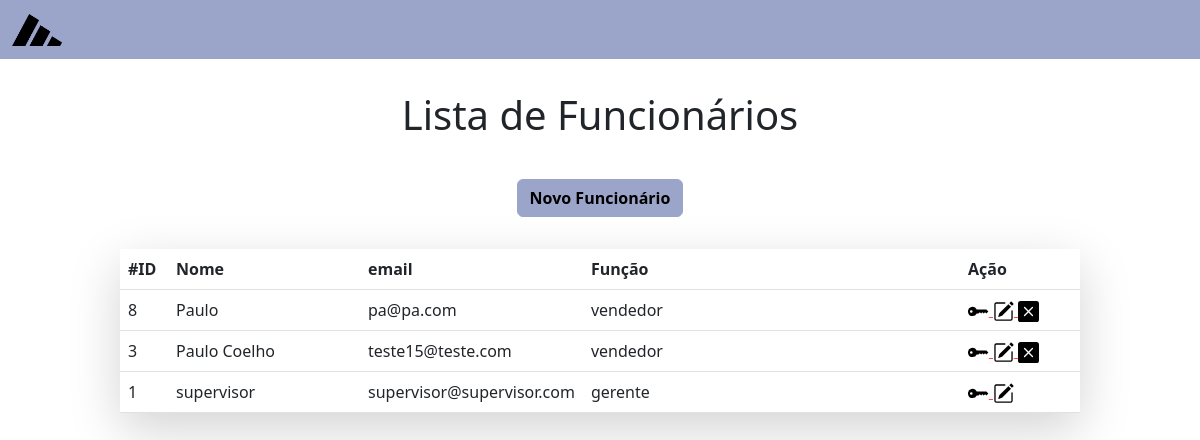
The page /admin/listarFuncionario.php (signed in) on the database its author committed.
### tables this page shows
CREATE TABLE `tbfunc` (
  `idFunc` int(11) NOT NULL,
  `ativo` char(1) NOT NULL,
  `email` varchar(250) NOT NULL,
  `senha` varchar(250) NOT NULL,
  `nome` varchar(50) NOT NULL,
  `funcao` varchar(30) NOT NULL
);

### admin/listarFuncionario.php (the view, shortened to what this page needs)
<?php
$conexao = mysqli_connect("localhost", "root", "", "adibas");
if ($_SESSION["funcao"] === "gerente") {
	$sql = "SELECT * FROM `tbFunc` where `ativo`='s' order by nome";
} else {
	$sql = "SELECT * FROM `tbFunc` where idFunc='" . $_SESSION["idFunc"] . "'";
}
$resultado = mysqli_query($conexao, $sql);
?>
<!DOCTYPE html>
<html lang="pt-br">
<head>
	<link rel="stylesheet" href="../style/style.css" />
	<link rel="stylesheet" href="../style/style2.css" />
	<link rel="stylesheet" href="../style/styleadm.css">
</head>
<body>
	<nav class="navbar bg-secondary" style="flex-wrap: nowrap">
		<div class="container-fluid" style="margin: 0">
			<a class="navbar-brand" href="index.php"><img src="../imagens/Adibas.png" alt="Logo" width="50" height="32"></a>
		</div>
	</nav>
	<div class="center-prod">
		<h1 align='center'>Lista de Funcionários</h1>
		<?php
		if ($_SESSION["funcao"] === "gerente") { ?>
			<form action="incluirFuncionario.php" style="margin: 2rem;">
				<button class="btn btn-secondary" type='submit'>Novo Funcionário</button>
			</form><?php
				} ?>
		<table align=center class="table table-hover shadow-lg" style="width: 80% !important;">
			<thead>
				<tr>
					<th>#ID</th>
					<th>Nome</th>
					<th>email</th>
					<th>Função</th>
					<th>Ação</th>
				</tr>
			</thead>
			<tbody>
				<?php
				while ($linha = mysqli_fetch_array($resultado)) {
					echo "<tr>";
					echo "<td width='5%'>" . $linha["idFunc"] . "</td>";
					echo "<td width='20%'>" . $linha["nome"] . "</td>";
					echo "<td width='15%'>" . $linha["email"] . "</td>";
					echo "<td>" . $linha["funcao"] . "</td>";
					$dados = "idFunc=" . $linha["idFunc"] .
						"&nome=" . $linha["nome"] .
						"&email=" . $linha["email"] .
						"&funcao=" . $linha["funcao"];
					echo	"<td width=120>" .
						"<a href=\"trocarSenhaFuncionario.php?$dados\"><img width=\"20%\" src=\"../imagens/icons/key-fill.svg\"> </a>" .
						"<a href=\"alterarFuncionario.php?$dados\"><img width=\"20%\" src=\"../imagens/icons/pencil-square.svg\"> </a>";
					if (($_SESSION["funcao"] === "gerente") && ($_SESSION["idFunc"] != $linha["idFunc"])) {
						echo "<a href=\"excluirFuncionario.php?$dados\"><img width=\"20%\" src=\"../imagens/icons/x-square-fill.svg\"> </a>";
					}
					echo "</td>";
					echo "</tr>";
				}
				?>
			</tbody>
		</table>
	</div>
</body>
</html>

### style/style2.css (style rules this page uses)
* { margin: 0; }
.center, .center-prod, .center-90 { width: 100%; height: 100vh; display: flex; justify-content: center; align-items: center; }
.center-prod { flex-direction: column; height: auto !important; padding-top: 2rem; }
.table td, th { vertical-align: middle !important; }

### rows shown on the page
tbfunc: idFunc "8", nome "Paulo", email "pa@pa.com", funcao "vendedor"
tbfunc: idFunc "3", nome "Paulo Coelho", email "teste15@teste.com", funcao "vendedor"
tbfunc: idFunc "1", nome "supervisor", email "supervisor@supervisor.com", funcao "gerente"
